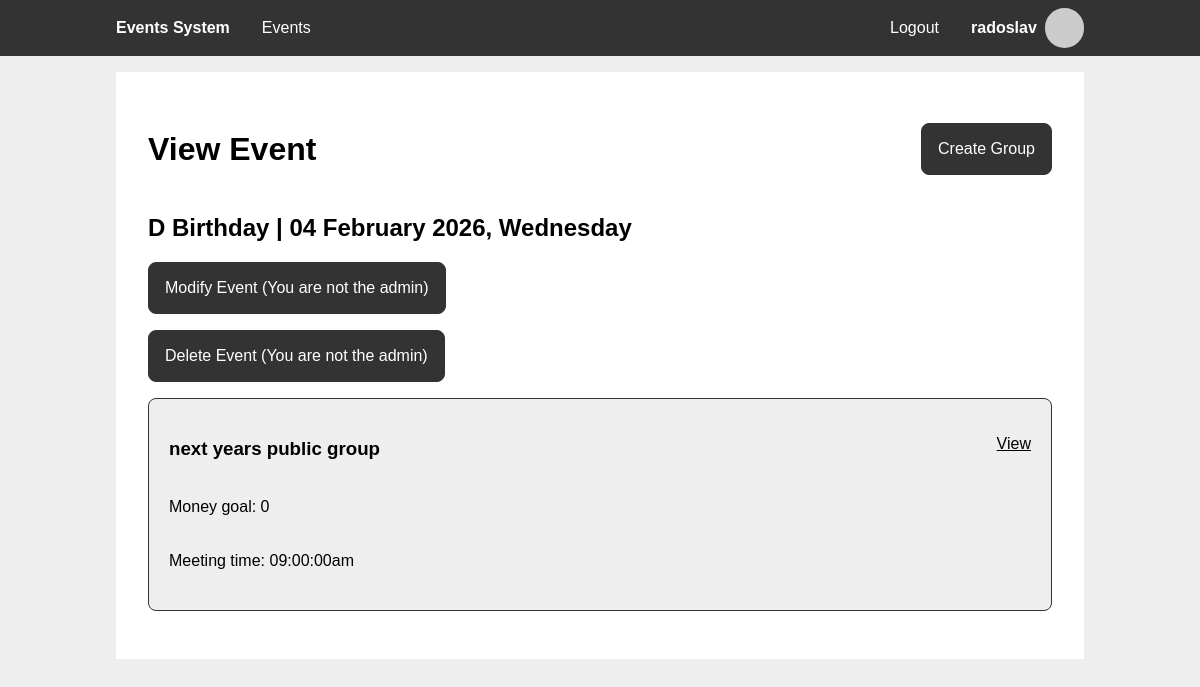
The page /event_view.php?event_id=1&year=2026 (signed in) on the database its author committed.
### tables this page shows
CREATE TABLE `users` (
  `id` int(11) NOT NULL,
  `username` varchar(50) NOT NULL,
  `birthdate` date DEFAULT NULL,
  `password_hash` char(60) NOT NULL
);

CREATE TABLE `events` (
  `event_id` int(11) NOT NULL,
  `admin` int(11) NOT NULL,
  `canChange` tinyint(1) DEFAULT 1,
  `name` varchar(50) NOT NULL,
  `date` date NOT NULL,
  `description` varchar(100) NOT NULL,
  `recurring` tinyint(1) NOT NULL
);

CREATE TABLE `event_groups` (
  `group_id` int(11) NOT NULL,
  `creator_id` int(11) NOT NULL,
  `group_name` varchar(50) NOT NULL,
  `money_goal` int(10) NOT NULL DEFAULT 0,
  `meeting_time` time NOT NULL DEFAULT '09:00:00',
  `meeting_place` varchar(50) DEFAULT NULL,
  `group_description` varchar(250) DEFAULT NULL,
  `group_pass` char(8) DEFAULT NULL
);

### includes/session.php (called while the page is built, shortened)
<?php
function getUserById($user_id) {
  $pdo = getPDO();
  $stmt = $pdo->prepare('SELECT id, username
                        FROM users
                        WHERE id = ?');
  $stmt->execute([$user_id]);
  $user = $stmt->fetch();
  return $user;
}
function getUserId() {
  global $user;
  if (!$user) {
    $user = getUserById($_SESSION['user_id'] ?? null);
  }
  return $user["id"];
}
function ensureLoggedIn() {
  if (!getUserId()) {
    header('Location: ./login.php');
    exit;
  }
}
?>

### includes/getters.php (called while the page is built, shortened)
<?php
function getEventById($event_id) {
  $pdo = getPDO();
  $stmt = $pdo->prepare('SELECT *
                        FROM events
                        WHERE event_id = ?');
  $stmt->execute([$event_id]);
  return $stmt->fetch();
}
function getGroupsByEventIdYear($event_id, $year) {
  $pdo = getPDO();
  $stmt = $pdo->prepare('SELECT event_groups.group_id, group_name, money_goal, meeting_time, meeting_place, group_description, group_pass
                        FROM event_to_group AS eg
                        JOIN event_groups ON eg.group_id = event_groups.group_id
                        WHERE event_id = ? AND year = ?');
  $stmt->execute([$event_id, $year]);
  return $stmt->fetchAll();
}
?>

### event_view.php (the view, shortened to what this page needs)
<?php
require_once 'includes/session.php';
require_once 'includes/getters.php';
ensureLoggedIn();
$event_id = $_GET['event_id'];
$year = $_GET['year'];
$event = getEventById($event_id);
$correct_date = strtotime(date('d M ', strtotime($event['date'])) . $year);
$groups = getGroupsByEventIdYear($event_id, $year);
$current_user_id = $_SESSION['user_id'];
?>
<?php
$page_styles = ["styles/groups.css"];
include 'templates/main_header.php';
?>
<section class="content">
  <header>
    <div>
      <h1>View Event</h1>
    </div>
    <a class="btn" href="group_create.php?event_id=<?php echo $event_id?>&year=<?php echo $year ?>">Create Group</a>
  </header>
  <h2><?php echo $event['name']; ?> | <?php echo date('d F Y, l', $correct_date) ?>
  <br><?php echo $event['description'];?></h2>
  <?php if ($event['admin'] == $current_user_id): ?>
    <form method="POST" id="modifyForm" style="display:none;">
      <label for="event_name">Event Name:</label>
      <input type="text" name="event_name" id="event_name" value="<?php echo htmlspecialchars($event['name']); ?>" required>
      <label for="event_date">Event Date:</label>
      <input type="date" name="event_date" id="event_date" value="<?php echo date('Y-m-d', strtotime($event['date'])); ?>" required>
      <label for="event_description">Event Description:</label>
      <textarea name="event_description" id="event_description" required><?php echo htmlspecialchars($event['description']); ?></textarea>
      <button type="submit" name="modify_event">Save Changes</button>
      <button type="button" onclick="toggleModifyForm()">Cancel</button>
    </form>
    <button id="modifyButton" onclick="toggleModifyForm()">Modify Event</button>
  <?php else: ?>
    <button id="modifyButton" disabled>Modify Event (You are not the admin)</button>
  <?php endif; ?>
  <?php if ($event['admin'] == $current_user_id): ?>
    <button id="deleteButton" onclick="confirmDelete()">Delete Event</button>
  <?php else: ?>
    <button id="deleteButton" disabled>Delete Event (You are not the admin)</button>
  <?php endif; ?>
  <?php if (!empty($groups)): ?>
    <ul class="group-list">
    <?php
    foreach ($groups as $group):
    ?>
      <li>
        <div class="two-items-apart">
          <h3>
          <?php
          echo $group['group_name']
          ?>
          </h3>
          <p><a href="group_view.php?event_id=<?php echo $event_id ?>&group_id=<?php echo $group['group_id'] ?>&year=<?php echo $year ?>">View</a></p>
        </div>
        <div class="two-items-apart">
          <p>Money goal: <?php echo $group['money_goal'] ?></p>
        </div>
        <div class="two-items-apart">
          <p>Meeting time: <?php echo date('h:i:sa', strtotime($group['meeting_time'])) ?></p>
        </div>
      </li>
    <?php endforeach ?>
    </ul>
  <?php else: ?>
    <p>No groups created. Be the first!</p>
  <?php endif; ?>
</section>
<?php
include 'templates/main_footer.php'
?>

### templates/main_header.php (shortened to what this page needs)
<?php
require_once 'includes/gravatar.php';
function active($param) {
  $isActive = basename($_SERVER['SCRIPT_NAME'], ".php") === $param;
  echo $isActive ? 'class="active"' : '';
}
?>
<!DOCTYPE html>
<html lang="en">
<head>
  <link rel="icon" type="image/x-icon" href="<?php echo gravatarUrl('Events System') ?>">
  <link rel="stylesheet" href="styles/main.css">
  <?php if (isset($page_styles)): ?>
  <?php foreach ($page_styles as $style): ?>
    <link rel="stylesheet" href="<?php echo $style?>">
  <?php endforeach ?>
  <?php endif ?>
</head>
<body>
  <nav>
    <div class="wrapper">
      <ul>
        <li>
          <span><h1>Events System</h1></span>
        </li>
      </ul>
      <?php if (isset($user) && $user): ?>
      <ul class="middle">
        <li>
          <a href="./" <?php active("index") ?>>Events</a>
        </li>
      </ul>
      <ul>
        <li>
          <a href="logout.php">Logout</a>
        </li>
        <li>
          <a href="profile.php" <?php active("profile") ?>>
            <div class="profile">
              <strong><?php echo $user['username'] ?></strong>
              <img alt="Your Profile" src="<?php gravatarUrl($user['username']) ?>">
            </div>
          </a>
        </li>
      </ul>
      <?php endif ?>
    </div>
  </nav>
  <main class="wrapper">

### includes/gravatar.php
<?php
function gravatarUrl($email) {
  echo "https://www.gravatar.com/avatar/".hash("sha256", strtolower(trim($email)))."?d=identicon";
}
?>

### templates/main_footer.php
  </main>
</body>
</html>

### styles/main.css (style rules this page uses)
:root { --color-accent: #333; --color-accent-active: #444; --color-background: #fff; --color-background-body: #eee; --color-text: #000; --color-text-accent: #fff; --color-text-error: #f00; --color-text-error-active: #e60000; --color-text-confirm: #0f0; --color-text-confirm-active: #00e600; --nav-height: 3.5em; }
* { box-sizing: border-box; }
body { font-family: sans-serif; color: var(--color-text); background-color: var(--color-background-body); min-height: 100vh; margin: 0; }
h1 { font-size: 2em; }
ul { list-style: none; padding: 0; margin: 0; }
main { flex-grow: 1; }
a { color: inherit; }
input, button, textarea, a.btn { display: block; font-size: inherit; font-family: inherit; border: 1px solid var(--color-accent); padding: 1em; margin: 1em 0; border-radius: 0.5em; text-decoration: none; }
button, a.btn { cursor: pointer; color: var(--color-text-accent); background-color: var(--color-accent); text-align: center; align-content: center; }
.wrapper { width: 100%; max-width: 1000px; margin: 0 auto; }
nav { display: flex; justify-content: center; width: 100%; top: 0; left: 0; color: var(--color-text-accent); background-color: var(--color-accent); z-index: 1; }
nav h1 { margin: 0; padding: 0; }
nav .wrapper { display: flex; flex-direction: column; }
nav a { text-decoration: none; }
nav ul { display: flex; align-items: center; flex-direction: column; }
nav ul.middle { flex-grow: 1; margin: 1em 0; }
nav li { height: var(--nav-height); width: 100%; }
nav li > a, nav li > span { display: flex; align-items: center; justify-content: center; padding: 0 1em; height: 100%; }
nav .profile { display: flex; align-items: center; height: 100%; gap: 0.5em }
nav .profile img { height: 70%; border-radius: 50%; }
header { display: flex; justify-content: space-between; align-items: center; }
.content { padding: 2em; background-color: var(--color-background); margin: 1em; }
@media only screen and (min-width: 768px) { body { flex-direction: unset; padding-top: var(--nav-height); } }
@media only screen and (min-width: 768px) { nav { position: fixed; } }
@media only screen and (min-width: 768px) { nav h1 { font-size: 1em; } }
@media only screen and (min-width: 768px) { nav .wrapper { flex-direction: row; } }
@media only screen and (min-width: 768px) { nav ul { flex-direction: row; } }
@media only screen and (min-width: 768px) { nav ul.middle { flex-direction: row; margin: unset; } }
@media only screen and (min-width: 768px) { nav li { width: unset; } }

### styles/groups.css (style rules this page uses)
ul.group-list li { display: block; border: 1px solid var(--color-accent); background-color: var(--color-background-body); border-radius: 0.5em; margin: 1em 0; padding: 1em; }
.two-items-apart { display: flex; justify-content: space-between; margin: 4px; }

### rows shown on the page
users: username "radoslav"
events: name "D Birthday", date "04 February 2026, Wednesday"
event_groups: group_name "next years public group", money_goal "0", meeting_time "09:00:00am"
